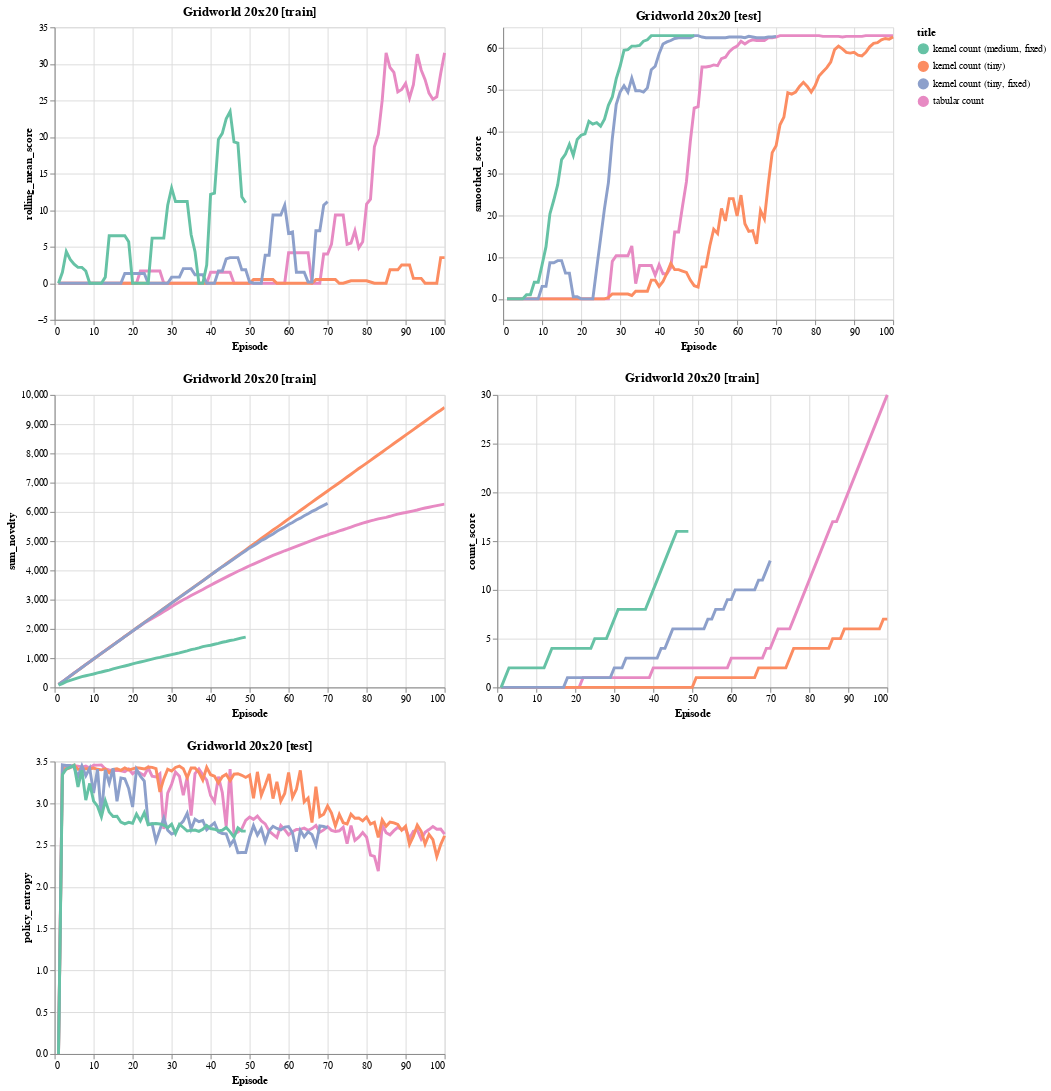

Notebook code for this chart:
### Code cell
alt.themes.enable('personal')
jobs = [
    load_jobs('gw20_tab*', subdir='exploration', title='tabular count'),
    load_jobs('gw20_sscale*', subdir='exploration', title='kernel count (tiny)'),
    load_jobs('gw20fixedkernel_sscale0.001*', subdir='exploration', title='kernel count (tiny, fixed)'),
    load_jobs('gw20fixedkernel_sscale0.1*', subdir='exploration', title='kernel count (medium, fixed)'),
]
data = pd.concat(jobs, sort=False)
N = 100
subset = data
# subset = subset[((subset.episode % 5 == 0) & (subset.test)) | ((subset.episode % 3 == 0) & (~subset.test))]
subset = subset[(subset['episode'] <= N)]
chart = make_base_chart(
    subset, 
    title="Gridworld 20x20", 
    color='title',
    window=5,
)

(plot_with_bars(chart, 'rolling_mean_score', test=False) | plot_with_bars(chart, 'smoothed_score', test=True)) & \
(plot_with_bars(chart, 'sum_novelty', test=False).interactive() | plot_with_bars(chart, 'count_score', test=False)) & \
plot_with_bars(chart, 'policy_entropy', test=True)

### Figure 1 — Vega-Lite specification as saved in the notebook (floating-point values rounded to 4 significant figures; data arrays with more than 128 entries replaced by an {"elided": "..."} marker saying what was removed)
{"config": {"view": {"height": 300, "width": 400}, "range": {"category": {"scheme": "set2"}, "ordinal": {"scheme": "set2"}}, "legend": {"labelLimit": 0}, "background": "white", "mark": {"clip": true}, "line": {"size": 3}}, "vconcat": [{"hconcat": [{"layer": [{"mark": {"type": "circle", "opacity": 1, "size": 0}, "encoding": {"color": {"type": "nominal", "field": "title"}, "x": {"type": "quantitative", "field": "episode", "title": "Episode"}, "y": {"type": "quantitative", "aggregate": "mean", "field": "rolling_mean_score"}}, "title": "Gridworld 20x20", "transform": [{"calculate": "(datum.score > 0.1)", "as": "has_score"}, {"window": [{"op": "sum", "field": "novelty_score", "as": "sum_novelty"}], "frame": [null, 0], "groupby": ["name", "test"], "sort": [{"field": "episode", "order": "ascending"}]}, {"window": [{"op": "sum", "field": "score", "as": "sum_score"}], "frame": [null, 0], "groupby": ["name", "test"], "sort": [{"field": "episode", "order": "ascending"}]}, {"window": [{"op": "sum", "field": "has_score", "as": "count_score"}], "frame": [null, 0], "groupby": ["name", "test"], "sort": [{"field": "episode", "order": "ascending"}]}, {"window": [{"op": "mean", "field": "score", "as": "rolling_mean_score"}], "frame": [-5, 0], "groupby": ["name", "test"], "sort": [{"field": "episode", "order": "ascending"}]}, {"window": [{"op": "mean", "field": "novelty_score", "as": "rolling_mean_novelty"}], "frame": [-5, 0], "groupby": ["name", "test"], "sort": [{"field": "episode", "order": "ascending"}]}, {"calculate": "(((datum.name === 'SAC') * datum.score) + ((datum.name !== 'SAC') * datum.rolling_mean_score))", "as": "smoothed_score"}, {"filter": "(datum.test === false)"}]}, {"mark": {"type": "errorband", "extent": "ci"}, "encoding": {"color": {"type": "nominal", "field": "title"}, "x": {"type": "quantitative", "field": "episode", "title": "Episode"}, "y": {"type": "quantitative", "field": "rolling_mean_score"}}, "title": "Gridworld 20x20", "transform": [{"calculate": "(datum.score > 0.1)", "as": "has_score"}, {"window": [{"op": "sum", "field": "novelty_score", "as": "sum_novelty"}], "frame": [null, 0], "groupby": ["name", "test"], "sort": [{"field": "episode", "order": "ascending"}]}, {"window": [{"op": "sum", "field": "score", "as": "sum_score"}], "frame": [null, 0], "groupby": ["name", "test"], "sort": [{"field": "episode", "order": "ascending"}]}, {"window": [{"op": "sum", "field": "has_score", "as": "count_score"}], "frame": [null, 0], "groupby": ["name", "test"], "sort": [{"field": "episode", "order": "ascending"}]}, {"window": [{"op": "mean", "field": "score", "as": "rolling_mean_score"}], "frame": [-5, 0], "groupby": ["name", "test"], "sort": [{"field": "episode", "order": "ascending"}]}, {"window": [{"op": "mean", "field": "novelty_score", "as": "rolling_mean_novelty"}], "frame": [-5, 0], "groupby": ["name", "test"], "sort": [{"field": "episode", "order": "ascending"}]}, {"calculate": "(((datum.name === 'SAC') * datum.score) + ((datum.name !== 'SAC') * datum.rolling_mean_score))", "as": "smoothed_score"}, {"filter": "(datum.test === false)"}]}, {"mark": "line", "encoding": {"color": {"type": "nominal", "field": "title"}, "x": {"type": "quantitative", "field": "episode", "title": "Episode"}, "y": {"type": "quantitative", "aggregate": "mean", "field": "rolling_mean_score"}}, "title": "Gridworld 20x20", "transform": [{"calculate": "(datum.score > 0.1)", "as": "has_score"}, {"window": [{"op": "sum", "field": "novelty_score", "as": "sum_novelty"}], "frame": [null, 0], "groupby": ["name", "test"], "sort": [{"field": "episode", "order": "ascending"}]}, {"window": [{"op": "sum", "field": "score", "as": "sum_score"}], "frame": [null, 0], "groupby": ["name", "test"], "sort": [{"field": "episode", "order": "ascending"}]}, {"window": [{"op": "sum", "field": "has_score", "as": "count_score"}], "frame": [null, 0], "groupby": ["name", "test"], "sort": [{"field": "episode", "order": "ascending"}]}, {"window": [{"op": "mean", "field": "score", "as": "rolling_mean_score"}], "frame": [-5, 0], "groupby": ["name", "test"], "sort": [{"field": "episode", "order": "ascending"}]}, {"window": [{"op": "mean", "field": "novelty_score", "as": "rolling_mean_novelty"}], "frame": [-5, 0], "groupby": ["name", "test"], "sort": [{"field": "episode", "order": "ascending"}]}, {"calculate": "(((datum.name === 'SAC') * datum.score) + ((datum.name !== 'SAC') * datum.rolling_mean_score))", "as": "smoothed_score"}, {"filter": "(datum.test === false)"}]}], "title": "Gridworld 20x20 [train]"}, {"layer": [{"mark": {"type": "circle", "opacity": 1, "size": 0}, "encoding": {"color": {"type": "nominal", "field": "title"}, "x": {"type": "quantitative", "field": "episode", "title": "Episode"}, "y": {"type": "quantitative", "aggregate": "mean", "field": "smoothed_score"}}, "title": "Gridworld 20x20", "transform": [{"calculate": "(datum.score > 0.1)", "as": "has_score"}, {"window": [{"op": "sum", "field": "novelty_score", "as": "sum_novelty"}], "frame": [null, 0], "groupby": ["name", "test"], "sort": [{"field": "episode", "order": "ascending"}]}, {"window": [{"op": "sum", "field": "score", "as": "sum_score"}], "frame": [null, 0], "groupby": ["name", "test"], "sort": [{"field": "episode", "order": "ascending"}]}, {"window": [{"op": "sum", "field": "has_score", "as": "count_score"}], "frame": [null, 0], "groupby": ["name", "test"], "sort": [{"field": "episode", "order": "ascending"}]}, {"window": [{"op": "mean", "field": "score", "as": "rolling_mean_score"}], "frame": [-5, 0], "groupby": ["name", "test"], "sort": [{"field": "episode", "order": "ascending"}]}, {"window": [{"op": "mean", "field": "novelty_score", "as": "rolling_mean_novelty"}], "frame": [-5, 0], "groupby": ["name", "test"], "sort": [{"field": "episode", "order": "ascending"}]}, {"calculate": "(((datum.name === 'SAC') * datum.score) + ((datum.name !== 'SAC') * datum.rolling_mean_score))", "as": "smoothed_score"}, {"filter": "(datum.test === true)"}]}, {"mark": {"type": "errorband", "extent": "ci"}, "encoding": {"color": {"type": "nominal", "field": "title"}, "x": {"type": "quantitative", "field": "episode", "title": "Episode"}, "y": {"type": "quantitative", "field": "smoothed_score"}}, "title": "Gridworld 20x20", "transform": [{"calculate": "(datum.score > 0.1)", "as": "has_score"}, {"window": [{"op": "sum", "field": "novelty_score", "as": "sum_novelty"}], "frame": [null, 0], "groupby": ["name", "test"], "sort": [{"field": "episode", "order": "ascending"}]}, {"window": [{"op": "sum", "field": "score", "as": "sum_score"}], "frame": [null, 0], "groupby": ["name", "test"], "sort": [{"field": "episode", "order": "ascending"}]}, {"window": [{"op": "sum", "field": "has_score", "as": "count_score"}], "frame": [null, 0], "groupby": ["name", "test"], "sort": [{"field": "episode", "order": "ascending"}]}, {"window": [{"op": "mean", "field": "score", "as": "rolling_mean_score"}], "frame": [-5, 0], "groupby": ["name", "test"], "sort": [{"field": "episode", "order": "ascending"}]}, {"window": [{"op": "mean", "field": "novelty_score", "as": "rolling_mean_novelty"}], "frame": [-5, 0], "groupby": ["name", "test"], "sort": [{"field": "episode", "order": "ascending"}]}, {"calculate": "(((datum.name === 'SAC') * datum.score) + ((datum.name !== 'SAC') * datum.rolling_mean_score))", "as": "smoothed_score"}, {"filter": "(datum.test === true)"}]}, {"mark": "line", "encoding": {"color": {"type": "nominal", "field": "title"}, "x": {"type": "quantitative", "field": "episode", "title": "Episode"}, "y": {"type": "quantitative", "aggregate": "mean", "field": "smoothed_score"}}, "title": "Gridworld 20x20", "transform": [{"calculate": "(datum.score > 0.1)", "as": "has_score"}, {"window": [{"op": "sum", "field": "novelty_score", "as": "sum_novelty"}], "frame": [null, 0], "groupby": ["name", "test"], "sort": [{"field": "episode", "order": "ascending"}]}, {"window": [{"op": "sum", "field": "score", "as": "sum_score"}], "frame": [null, 0], "groupby": ["name", "test"], "sort": [{"field": "episode", "order": "ascending"}]}, {"window": [{"op": "sum", "field": "has_score", "as": "count_score"}], "frame": [null, 0], "groupby": ["name", "test"], "sort": [{"field": "episode", "order": "ascending"}]}, {"window": [{"op": "mean", "field": "score", "as": "rolling_mean_score"}], "frame": [-5, 0], "groupby": ["name", "test"], "sort": [{"field": "episode", "order": "ascending"}]}, {"window": [{"op": "mean", "field": "novelty_score", "as": "rolling_mean_novelty"}], "frame": [-5, 0], "groupby": ["name", "test"], "sort": [{"field": "episode", "order": "ascending"}]}, {"calculate": "(((datum.name === 'SAC') * datum.score) + ((datum.name !== 'SAC') * datum.rolling_mean_score))", "as": "smoothed_score"}, {"filter": "(datum.test === true)"}]}], "title": "Gridworld 20x20 [test]"}]}, {"hconcat": [{"layer": [{"mark": {"type": "circle", "opacity": 1, "size": 0}, "encoding": {"color": {"type": "nominal", "field": "title"}, "x": {"type": "quantitative", "field": "episode", "title": "Episode"}, "y": {"type": "quantitative", "aggregate": "mean", "field": "sum_novelty"}}, "selection": {"selector001": {"type": "interval", "bind": "scales", "encodings": ["x", "y"]}}, "title": "Gridworld 20x20", "transform": [{"calculate": "(datum.score > 0.1)", "as": "has_score"}, {"window": [{"op": "sum", "field": "novelty_score", "as": "sum_novelty"}], "frame": [null, 0], "groupby": ["name", "test"], "sort": [{"field": "episode", "order": "ascending"}]}, {"window": [{"op": "sum", "field": "score", "as": "sum_score"}], "frame": [null, 0], "groupby": ["name", "test"], "sort": [{"field": "episode", "order": "ascending"}]}, {"window": [{"op": "sum", "field": "has_score", "as": "count_score"}], "frame": [null, 0], "groupby": ["name", "test"], "sort": [{"field": "episode", "order": "ascending"}]}, {"window": [{"op": "mean", "field": "score", "as": "rolling_mean_score"}], "frame": [-5, 0], "groupby": ["name", "test"], "sort": [{"field": "episode", "order": "ascending"}]}, {"window": [{"op": "mean", "field": "novelty_score", "as": "rolling_mean_novelty"}], "frame": [-5, 0], "groupby": ["name", "test"], "sort": [{"field": "episode", "order": "ascending"}]}, {"calculate": "(((datum.name === 'SAC') * datum.score) + ((datum.name !== 'SAC') * datum.rolling_mean_score))", "as": "smoothed_score"}, {"filter": "(datum.test === false)"}]}, {"mark": {"type": "errorband", "extent": "ci"}, "encoding": {"color": {"type": "nominal", "field": "title"}, "x": {"type": "quantitative", "field": "episode", "title": "Episode"}, "y": {"type": "quantitative", "field": "sum_novelty"}}, "title": "Gridworld 20x20", "transform": [{"calculate": "(datum.score > 0.1)", "as": "has_score"}, {"window": [{"op": "sum", "field": "novelty_score", "as": "sum_novelty"}], "frame": [null, 0], "groupby": ["name", "test"], "sort": [{"field": "episode", "order": "ascending"}]}, {"window": [{"op": "sum", "field": "score", "as": "sum_score"}], "frame": [null, 0], "groupby": ["name", "test"], "sort": [{"field": "episode", "order": "ascending"}]}, {"window": [{"op": "sum", "field": "has_score", "as": "count_score"}], "frame": [null, 0], "groupby": ["name", "test"], "sort": [{"field": "episode", "order": "ascending"}]}, {"window": [{"op": "mean", "field": "score", "as": "rolling_mean_score"}], "frame": [-5, 0], "groupby": ["name", "test"], "sort": [{"field": "episode", "order": "ascending"}]}, {"window": [{"op": "mean", "field": "novelty_score", "as": "rolling_mean_novelty"}], "frame": [-5, 0], "groupby": ["name", "test"], "sort": [{"field": "episode", "order": "ascending"}]}, {"calculate": "(((datum.name === 'SAC') * datum.score) + ((datum.name !== 'SAC') * datum.rolling_mean_score))", "as": "smoothed_score"}, {"filter": "(datum.test === false)"}]}, {"mark": "line", "encoding": {"color": {"type": "nominal", "field": "title"}, "x": {"type": "quantitative", "field": "episode", "title": "Episode"}, "y": {"type": "quantitative", "aggregate": "mean", "field": "sum_novelty"}}, "title": "Gridworld 20x20", "transform": [{"calculate": "(datum.score > 0.1)", "as": "has_score"}, {"window": [{"op": "sum", "field": "novelty_score", "as": "sum_novelty"}], "frame": [null, 0], "groupby": ["name", "test"], "sort": [{"field": "episode", "order": "ascending"}]}, {"window": [{"op": "sum", "field": "score", "as": "sum_score"}], "frame": [null, 0], "groupby": ["name", "test"], "sort": [{"field": "episode", "order": "ascending"}]}, {"window": [{"op": "sum", "field": "has_score", "as": "count_score"}], "frame": [null, 0], "groupby": ["name", "test"], "sort": [{"field": "episode", "order": "ascending"}]}, {"window": [{"op": "mean", "field": "score", "as": "rolling_mean_score"}], "frame": [-5, 0], "groupby": ["name", "test"], "sort": [{"field": "episode", "order": "ascending"}]}, {"window": [{"op": "mean", "field": "novelty_score", "as": "rolling_mean_novelty"}], "frame": [-5, 0], "groupby": ["name", "test"], "sort": [{"field": "episode", "order": "ascending"}]}, {"calculate": "(((datum.name === 'SAC') * datum.score) + ((datum.name !== 'SAC') * datum.rolling_mean_score))", "as": "smoothed_score"}, {"filter": "(datum.test === false)"}]}], "title": "Gridworld 20x20 [train]"}, {"layer": [{"mark": {"type": "circle", "opacity": 1, "size": 0}, "encoding": {"color": {"type": "nominal", "field": "title"}, "x": {"type": "quantitative", "field": "episode", "title": "Episode"}, "y": {"type": "quantitative", "aggregate": "mean", "field": "count_score"}}, "title": "Gridworld 20x20", "transform": [{"calculate": "(datum.score > 0.1)", "as": "has_score"}, {"window": [{"op": "sum", "field": "novelty_score", "as": "sum_novelty"}], "frame": [null, 0], "groupby": ["name", "test"], "sort": [{"field": "episode", "order": "ascending"}]}, {"window": [{"op": "sum", "field": "score", "as": "sum_score"}], "frame": [null, 0], "groupby": ["name", "test"], "sort": [{"field": "episode", "order": "ascending"}]}, {"window": [{"op": "sum", "field": "has_score", "as": "count_score"}], "frame": [null, 0], "groupby": ["name", "test"], "sort": [{"field": "episode", "order": "ascending"}]}, {"window": [{"op": "mean", "field": "score", "as": "rolling_mean_score"}], "frame": [-5, 0], "groupby": ["name", "test"], "sort": [{"field": "episode", "order": "ascending"}]}, {"window": [{"op": "mean", "field": "novelty_score", "as": "rolling_mean_novelty"}], "frame": [-5, 0], "groupby": ["name", "test"], "sort": [{"field": "episode", "order": "ascending"}]}, {"calculate": "(((datum.name === 'SAC') * datum.score) + ((datum.name !== 'SAC') * datum.rolling_mean_score))", "as": "smoothed_score"}, {"filter": "(datum.test === false)"}]}, {"mark": {"type": "errorband", "extent": "ci"}, "encoding": {"color": {"type": "nominal", "field": "title"}, "x": {"type": "quantitative", "field": "episode", "title": "Episode"}, "y": {"type": "quantitative", "field": "count_score"}}, "title": "Gridworld 20x20", "transform": [{"calculate": "(datum.score > 0.1)", "as": "has_score"}, {"window": [{"op": "sum", "field": "novelty_score", "as": "sum_novelty"}], "frame": [null, 0], "groupby": ["name", "test"], "sort": [{"field": "episode", "order": "ascending"}]}, {"window": [{"op": "sum", "field": "score", "as": "sum_score"}], "frame": [null, 0], "groupby": ["name", "test"], "sort": [{"field": "episode", "order": "ascending"}]}, {"window": [{"op": "sum", "field": "has_score", "as": "count_score"}], "frame": [null, 0], "groupby": ["name", "test"], "sort": [{"field": "episode", "order": "ascending"}]}, {"window": [{"op": "mean", "field": "score", "as": "rolling_mean_score"}], "frame": [-5, 0], "groupby": ["name", "test"], "sort": [{"field": "episode", "order": "ascending"}]}, {"window": [{"op": "mean", "field": "novelty_score", "as": "rolling_mean_novelty"}], "frame": [-5, 0], "groupby": ["name", "test"], "sort": [{"field": "episode", "order": "ascending"}]}, {"calculate": "(((datum.name === 'SAC') * datum.score) + ((datum.name !== 'SAC') * datum.rolling_mean_score))", "as": "smoothed_score"}, {"filter": "(datum.test === false)"}]}, {"mark": "line", "encoding": {"color": {"type": "nominal", "field": "title"}, "x": {"type": "quantitative", "field": "episode", "title": "Episode"}, "y": {"type": "quantitative", "aggregate": "mean", "field": "count_score"}}, "title": "Gridworld 20x20", "transform": [{"calculate": "(datum.score > 0.1)", "as": "has_score"}, {"window": [{"op": "sum", "field": "novelty_score", "as": "sum_novelty"}], "frame": [null, 0], "groupby": ["name", "test"], "sort": [{"field": "episode", "order": "ascending"}]}, {"window": [{"op": "sum", "field": "score", "as": "sum_score"}], "frame": [null, 0], "groupby": ["name", "test"], "sort": [{"field": "episode", "order": "ascending"}]}, {"window": [{"op": "sum", "field": "has_score", "as": "count_score"}], "frame": [null, 0], "groupby": ["name", "test"], "sort": [{"field": "episode", "order": "ascending"}]}, {"window": [{"op": "mean", "field": "score", "as": "rolling_mean_score"}], "frame": [-5, 0], "groupby": ["name", "test"], "sort": [{"field": "episode", "order": "ascending"}]}, {"window": [{"op": "mean", "field": "novelty_score", "as": "rolling_mean_novelty"}], "frame": [-5, 0], "groupby": ["name", "test"], "sort": [{"field": "episode", "order": "ascending"}]}, {"calculate": "(((datum.name === 'SAC') * datum.score) + ((datum.name !== 'SAC') * datum.rolling_mean_score))", "as": "smoothed_score"}, {"filter": "(datum.test === false)"}]}], "title": "Gridworld 20x20 [train]"}]}, {"layer": [{"mark": {"type": "circle", "opacity": 1, "size": 0}, "encoding": {"color": {"type": "nominal", "field": "title"}, "x": {"type": "quantitative", "field": "episode", "title": "Episode"}, "y": {"type": "quantitative", "aggregate": "mean", "field": "policy_entropy"}}, "title": "Gridworld 20x20", "transform": [{"calculate": "(datum.score > 0.1)", "as": "has_score"}, {"window": [{"op": "sum", "field": "novelty_score", "as": "sum_novelty"}], "frame": [null, 0], "groupby": ["name", "test"], "sort": [{"field": "episode", "order": "ascending"}]}, {"window": [{"op": "sum", "field": "score", "as": "sum_score"}], "frame": [null, 0], "groupby": ["name", "test"], "sort": [{"field": "episode", "order": "ascending"}]}, {"window": [{"op": "sum", "field": "has_score", "as": "count_score"}], "frame": [null, 0], "groupby": ["name", "test"], "sort": [{"field": "episode", "order": "ascending"}]}, {"window": [{"op": "mean", "field": "score", "as": "rolling_mean_score"}], "frame": [-5, 0], "groupby": ["name", "test"], "sort": [{"field": "episode", "order": "ascending"}]}, {"window": [{"op": "mean", "field": "novelty_score", "as": "rolling_mean_novelty"}], "frame": [-5, 0], "groupby": ["name", "test"], "sort": [{"field": "episode", "order": "ascending"}]}, {"calculate": "(((datum.name === 'SAC') * datum.score) + ((datum.name !== 'SAC') * datum.rolling_mean_score))", "as": "smoothed_score"}, {"filter": "(datum.test === true)"}]}, {"mark": {"type": "errorband", "extent": "ci"}, "encoding": {"color": {"type": "nominal", "field": "title"}, "x": {"type": "quantitative", "field": "episode", "title": "Episode"}, "y": {"type": "quantitative", "field": "policy_entropy"}}, "title": "Gridworld 20x20", "transform": [{"calculate": "(datum.score > 0.1)", "as": "has_score"}, {"window": [{"op": "sum", "field": "novelty_score", "as": "sum_novelty"}], "frame": [null, 0], "groupby": ["name", "test"], "sort": [{"field": "episode", "order": "ascending"}]}, {"window": [{"op": "sum", "field": "score", "as": "sum_score"}], "frame": [null, 0], "groupby": ["name", "test"], "sort": [{"field": "episode", "order": "ascending"}]}, {"window": [{"op": "sum", "field": "has_score", "as": "count_score"}], "frame": [null, 0], "groupby": ["name", "test"], "sort": [{"field": "episode", "order": "ascending"}]}, {"window": [{"op": "mean", "field": "score", "as": "rolling_mean_score"}], "frame": [-5, 0], "groupby": ["name", "test"], "sort": [{"field": "episode", "order": "ascending"}]}, {"window": [{"op": "mean", "field": "novelty_score", "as": "rolling_mean_novelty"}], "frame": [-5, 0], "groupby": ["name", "test"], "sort": [{"field": "episode", "order": "ascending"}]}, {"calculate": "(((datum.name === 'SAC') * datum.score) + ((datum.name !== 'SAC') * datum.rolling_mean_score))", "as": "smoothed_score"}, {"filter": "(datum.test === true)"}]}, {"mark": "line", "encoding": {"color": {"type": "nominal", "field": "title"}, "x": {"type": "quantitative", "field": "episode", "title": "Episode"}, "y": {"type": "quantitative", "aggregate": "mean", "field": "policy_entropy"}}, "title": "Gridworld 20x20", "transform": [{"calculate": "(datum.score > 0.1)", "as": "has_score"}, {"window": [{"op": "sum", "field": "novelty_score", "as": "sum_novelty"}], "frame": [null, 0], "groupby": ["name", "test"], "sort": [{"field": "episode", "order": "ascending"}]}, {"window": [{"op": "sum", "field": "score", "as": "sum_score"}], "frame": [null, 0], "groupby": ["name", "test"], "sort": [{"field": "episode", "order": "ascending"}]}, {"window": [{"op": "sum", "field": "has_score", "as": "count_score"}], "frame": [null, 0], "groupby": ["name", "test"], "sort": [{"field": "episode", "order": "ascending"}]}, {"window": [{"op": "mean", "field": "score", "as": "rolling_mean_score"}], "frame": [-5, 0], "groupby": ["name", "test"], "sort": [{"field": "episode", "order": "ascending"}]}, {"window": [{"op": "mean", "field": "novelty_score", "as": "rolling_mean_novelty"}], "frame": [-5, 0], "groupby": ["name", "test"], "sort": [{"field": "episode", "order": "ascending"}]}, {"calculate": "(((datum.name === 'SAC') * datum.score) + ((datum.name !== 'SAC') * datum.rolling_mean_score))", "as": "smoothed_score"}, {"filter": "(datum.test === true)"}]}], "title": "Gridworld 20x20 [test]"}], "data": {"name": "data-b05944217e0cd2377372a245d07d35a9"}, "$schema": "https://vega.github.io/schema/vega-lite/v4.8.1.json", "datasets": {"data-b05944217e0cd2377372a245d07d35a9": {"elided": "638 records"}}}
